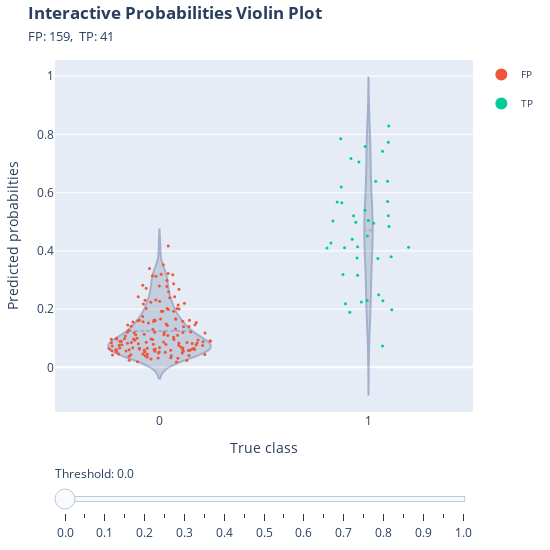

The code cell stored with this chart in its notebook:
### Markdown cell above
### Interactive probabilities violin plot for the test set

### Code cell
# set threshold step parameter to plot probabilities voilin plots for the test set
threshold_step = 0.05

bc.predicted_proba_violin_plot(true_y = y_test, 
                               predicted_proba = test_predicted_proba, 
                               threshold_step = threshold_step,
                               #marker_size =3
                              )
